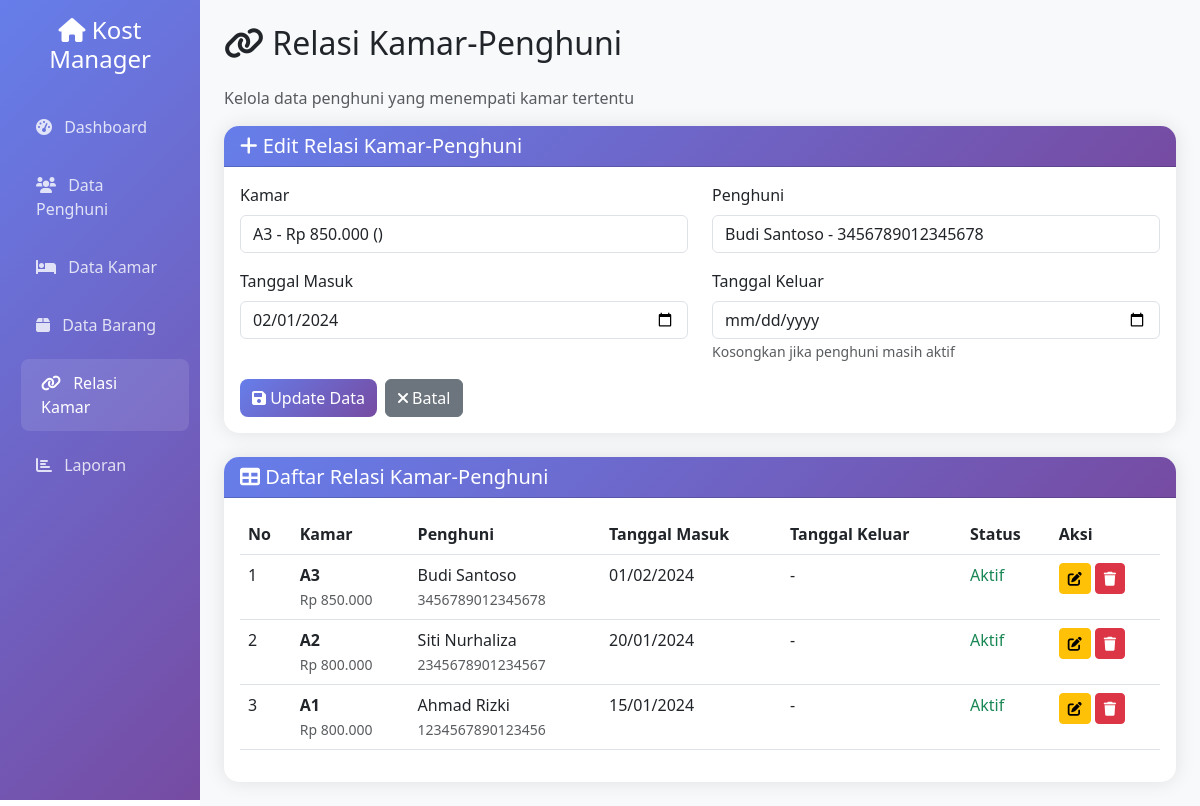
Screenshot of /relasi_kamar.php?edit=3 with the database file from the repository.
### tables this page shows
CREATE TABLE IF NOT EXISTS tb_kmr_penghuni (
    id INT AUTO_INCREMENT PRIMARY KEY,
    id_kamar INT NOT NULL,
    id_penghuni INT NOT NULL,
    tgl_masuk DATE NOT NULL,
    tgl_keluar DATE NULL,
    created_at TIMESTAMP DEFAULT CURRENT_TIMESTAMP,
    updated_at TIMESTAMP DEFAULT CURRENT_TIMESTAMP ON UPDATE CURRENT_TIMESTAMP,
    FOREIGN KEY (id_kamar) REFERENCES tb_kamar(id) ON DELETE CASCADE,
    FOREIGN KEY (id_penghuni) REFERENCES tb_penghuni(id) ON DELETE CASCADE
);

CREATE TABLE IF NOT EXISTS tb_kamar (
    id INT AUTO_INCREMENT PRIMARY KEY,
    nomor VARCHAR(10) NOT NULL UNIQUE,
    harga DECIMAL(10,2) NOT NULL,
    created_at TIMESTAMP DEFAULT CURRENT_TIMESTAMP,
    updated_at TIMESTAMP DEFAULT CURRENT_TIMESTAMP ON UPDATE CURRENT_TIMESTAMP
);

CREATE TABLE IF NOT EXISTS tb_penghuni (
    id INT AUTO_INCREMENT PRIMARY KEY,
    nama VARCHAR(100) NOT NULL,
    no_ktp VARCHAR(16) NOT NULL UNIQUE,
    no_hp VARCHAR(15) NOT NULL,
    tgl_masuk DATE NOT NULL,
    tgl_keluar DATE NULL,
    kamar_id INT,
    created_at TIMESTAMP DEFAULT CURRENT_TIMESTAMP,
    updated_at TIMESTAMP DEFAULT CURRENT_TIMESTAMP ON UPDATE CURRENT_TIMESTAMP,
    FOREIGN KEY (kamar_id) REFERENCES tb_kamar(id) ON DELETE SET NULL
);

### relasi_kamar.php (the view, shortened to what this page needs)
<?php
include 'database/config.php';
$edit_data = null;
if (isset($_GET['edit'])) {
    $id = $_GET['edit'];
    $query = "SELECT * FROM tb_kmr_penghuni WHERE id=$id";
    $result = mysqli_query($conn, $query);
    $edit_data = mysqli_fetch_assoc($result);
}
?>
<!DOCTYPE html>
<html lang="id">
<head>
    <link href="https://cdn.jsdelivr.net/npm/bootstrap@5.3.0/dist/css/bootstrap.min.css" rel="stylesheet">
    <link href="https://cdnjs.cloudflare.com/ajax/libs/font-awesome/6.0.0/css/all.min.css" rel="stylesheet">
</head>
<body>
    <div class="container-fluid">
        <div class="row">
            <div class="col-md-3 col-lg-2 px-0">
                <div class="sidebar p-3">
                    <div class="text-center mb-4">
                        <h4 class="text-white"><i class="fas fa-home"></i> Kost Manager</h4>
                    </div>
                    <nav class="nav flex-column">
                        <a class="nav-link" href="index.php">
                            <i class="fas fa-tachometer-alt me-2"></i> Dashboard
                        </a>
                        <a class="nav-link" href="penghuni.php">
                            <i class="fas fa-users me-2"></i> Data Penghuni
                        </a>
                        <a class="nav-link" href="kamar.php">
                            <i class="fas fa-bed me-2"></i> Data Kamar
                        </a>
                        <a class="nav-link" href="barang.php">
                            <i class="fas fa-box me-2"></i> Data Barang
                        </a>
                        <a class="nav-link active" href="relasi_kamar.php">
                            <i class="fas fa-link me-2"></i> Relasi Kamar
                        </a>
                        <a class="nav-link" href="laporan.php">
                            <i class="fas fa-chart-bar me-2"></i> Laporan
                        </a>
                    </nav>
                </div>
            </div>
            <div class="col-md-9 col-lg-10 main-content p-4">
                <div class="row">
                    <div class="col-12">
                        <h2 class="mb-4"><i class="fas fa-link"></i> Relasi Kamar-Penghuni</h2>
                        <p class="text-muted">Kelola data penghuni yang menempati kamar tertentu</p>
                    </div>
                </div>
                <div class="card mb-4">
                    <div class="card-header">
                        <h5 class="mb-0">
                            <i class="fas fa-plus"></i>
                            <?php echo $edit_data ? 'Edit Relasi Kamar-Penghuni' : 'Tambah Relasi Baru'; ?>
                        </h5>
                    </div>
                    <div class="card-body">
                        <form method="POST">
                            <div class="row">
                                <div class="col-md-6">
                                    <div class="mb-3">
                                        <label for="id_kamar" class="form-label">Kamar</label>
                                        <select class="form-control" id="id_kamar" name="id_kamar" required>
                                            <?php
                                            $query_kamar = "SELECT k.*,
                                                           CASE WHEN kp.id IS NULL THEN 'Tersedia' ELSE 'Terisi' END as status
                                                           FROM tb_kamar k
                                                           LEFT JOIN tb_kmr_penghuni kp ON k.id = kp.id_kamar AND kp.tgl_keluar IS NULL
                                                           ORDER BY k.nomor";
                                            $result_kamar = mysqli_query($conn, $query_kamar);
                                            while ($kamar = mysqli_fetch_assoc($result_kamar)) {
                                                $selected = ($edit_data && $edit_data['id_kamar'] == $kamar['id']) ? 'selected' : '';
                                                $disabled = ($kamar['status'] == 'Terisi' && !$selected) ? 'disabled' : '';
                                                echo "<option value='" . $kamar['id'] . "' $selected $disabled>";
                                                echo $kamar['nomor'] . " - Rp " . number_format($kamar['harga'], 0, ',', '.') . " ($status)";
                                                echo "</option>";
                                            }
                                            ?>
                                        </select>
                                    </div>
                                </div>
                                <div class="col-md-6">
                                    <div class="mb-3">
                                        <label for="id_penghuni" class="form-label">Penghuni</label>
                                        <select class="form-control" id="id_penghuni" name="id_penghuni" required>
                                            <?php
                                            $query_penghuni = "SELECT * FROM tb_penghuni ORDER BY nama";
                                            $result_penghuni = mysqli_query($conn, $query_penghuni);
                                            while ($penghuni = mysqli_fetch_assoc($result_penghuni)) {
                                                $selected = ($edit_data && $edit_data['id_penghuni'] == $penghuni['id']) ? 'selected' : '';
                                                echo "<option value='" . $penghuni['id'] . "' $selected>";
                                                echo htmlspecialchars($penghuni['nama']) . " - " . $penghuni['no_ktp'];
                                                echo "</option>";
                                            }
                                            ?>
                                        </select>
                                    </div>
                                </div>
                            </div>
                            <div class="row">
                                <div class="col-md-6">
                                    <div class="mb-3">
                                        <label for="tgl_masuk" class="form-label">Tanggal Masuk</label>
                                        <input type="date" class="form-control" id="tgl_masuk" name="tgl_masuk"
                                               value="<?php echo $edit_data ? $edit_data['tgl_masuk'] : date('Y-m-d'); ?>" required>
                                    </div>
                                </div>
                                <div class="col-md-6">
                                    <div class="mb-3">
                                        <label for="tgl_keluar" class="form-label">Tanggal Keluar</label>
                                        <input type="date" class="form-control" id="tgl_keluar" name="tgl_keluar"
                                               value="<?php echo $edit_data ? $edit_data['tgl_keluar'] : ''; ?>">
                                        <small class="form-text text-muted">Kosongkan jika penghuni masih aktif</small>
                                    </div>
                                </div>
                            </div>
                            <div class="d-flex gap-2">
                                <?php if ($edit_data): ?>
                                    <button type="submit" name="update" class="btn btn-primary">
                                        <i class="fas fa-save"></i> Update Data
                                    </button>
                                    <a href="relasi_kamar.php" class="btn btn-secondary">
                                        <i class="fas fa-times"></i> Batal
                                    </a>
                                <?php else: ?>
                                    <button type="submit" name="tambah" class="btn btn-primary">
                                        <i class="fas fa-plus"></i> Tambah Relasi
                                    </button>
                                <?php endif; ?>
                            </div>
                        </form>
                    </div>
                </div>
                <div class="card">
                    <div class="card-header">
                        <h5 class="mb-0"><i class="fas fa-table"></i> Daftar Relasi Kamar-Penghuni</h5>
                    </div>
                    <div class="card-body">
                        <div class="table-responsive">
                            <table class="table table-hover">
                                <thead>
                                    <tr>
                                        <th>No</th>
                                        <th>Kamar</th>
                                        <th>Penghuni</th>
                                        <th>Tanggal Masuk</th>
                                        <th>Tanggal Keluar</th>
                                        <th>Status</th>
                                        <th>Aksi</th>
                                    </tr>
                                </thead>
                                <tbody>
                                    <?php
                                    $query = "SELECT kp.*, k.nomor as nomor_kamar, k.harga, p.nama as nama_penghuni, p.no_ktp
                                             FROM tb_kmr_penghuni kp
                                             INNER JOIN tb_kamar k ON kp.id_kamar = k.id
                                             INNER JOIN tb_penghuni p ON kp.id_penghuni = p.id
                                             ORDER BY kp.tgl_masuk DESC";
                                    $result = mysqli_query($conn, $query);
                                    $no = 1;
                                    while ($row = mysqli_fetch_assoc($result)) {
                                        $status = $row['tgl_keluar'] ? 'Keluar' : 'Aktif';
                                        $status_class = $status == 'Aktif' ? 'text-success' : 'text-danger';
                                        echo "<tr>";
                                        echo "<td>" . $no++ . "</td>";
                                        echo "<td><strong>" . htmlspecialchars($row['nomor_kamar']) . "</strong><br>";
                                        echo "<small class='text-muted'>Rp " . number_format($row['harga'], 0, ',', '.') . "</small></td>";
                                        echo "<td>" . htmlspecialchars($row['nama_penghuni']) . "<br>";
                                        echo "<small class='text-muted'>" . $row['no_ktp'] . "</small></td>";
                                        echo "<td>" . date('d/m/Y', strtotime($row['tgl_masuk'])) . "</td>";
                                        echo "<td>" . ($row['tgl_keluar'] ? date('d/m/Y', strtotime($row['tgl_keluar'])) : '-') . "</td>";
                                        echo "<td><span class='$status_class'>$status</span></td>";
                                        echo "<td>";
                                        echo "<a href='?edit=" . $row['id'] . "' class='btn btn-sm btn-warning me-1'><i class='fas fa-edit'></i></a>";
                                        echo "<a href='?hapus=" . $row['id'] . "' class='btn btn-sm btn-danger' onclick='return confirm(\"Yakin ingin menghapus data ini?\")'><i class='fas fa-trash'></i></a>";
                                        echo "</td>";
                                        echo "</tr>";
                                    }
                                    ?>
                                </tbody>
                            </table>
                        </div>
                    </div>
                </div>
            </div>
        </div>
    </div>
</body>
</html>

### relasi_kamar.php (style rules this page uses)
.sidebar { min-height: 100vh; background: linear-gradient(135deg, #667eea 0%, #764ba2 100%); }
.sidebar .nav-link { color: rgba(255,255,255,0.8); padding: 12px 20px; margin: 5px 0; border-radius: 8px; transition: all 0.3s; }
.sidebar .nav-link:hover, .sidebar .nav-link.active { color: white; background: rgba(255,255,255,0.1); transform: translateX(5px); }
.main-content { background-color: #f8f9fa; min-height: 100vh; }
.card { border: none; border-radius: 15px; box-shadow: 0 0 20px rgba(0,0,0,0.1); }
.card-header { background: linear-gradient(135deg, #667eea 0%, #764ba2 100%); color: white; border-radius: 15px 15px 0 0 !important; }
.btn-primary { background: linear-gradient(135deg, #667eea 0%, #764ba2 100%); border: none; border-radius: 8px; }

### rows the page displays
tb_kmr_penghuni: tgl_masuk "02/01/2024", id_kamar.nomor "A3", id_kamar.harga "850.000", id_penghuni.nama "Budi Santoso", id_penghuni.no_ktp "3456789012345678", tgl_masuk "01/02/2024", tgl_keluar "Aktif"
tb_kmr_penghuni: id_kamar.nomor "A2", id_kamar.harga "800.000", id_penghuni.nama "Siti Nurhaliza", id_penghuni.no_ktp "2345678901234567", tgl_masuk "20/01/2024", tgl_keluar "Aktif"
tb_kmr_penghuni: id_kamar.nomor "A1", id_kamar.harga "800.000", id_penghuni.nama "Ahmad Rizki", id_penghuni.no_ktp "1234567890123456", tgl_masuk "15/01/2024", tgl_keluar "Aktif"

### other values shown
form field id_kamar "A3 - Rp 850.000 ()"
form field id_penghuni "Budi Santoso - 3456789012345678"
